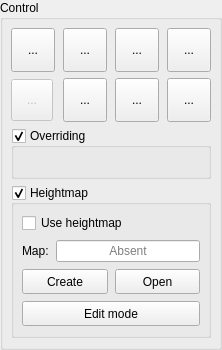
       <widget class="QGroupBox" name="grpControl">
        <property name="title">
         <string>Control</string>
        </property>
        <property name="overrided" stdset="0">
         <bool>false</bool>
        </property>
        <layout class="QVBoxLayout" name="verticalLayout" stretch="0,0,0">
         <property name="leftMargin">
          <number>8</number>
         </property>
         <property name="topMargin">
          <number>8</number>
         </property>
         <property name="rightMargin">
          <number>8</number>
         </property>
         <property name="bottomMargin">
          <number>9</number>
         </property>
         <item>
          <layout class="QGridLayout" name="gridLayout_5">
           <property name="horizontalSpacing">
            <number>8</number>
           </property>
           <item row="0" column="1">
            <widget class="StyledToolButton" name="cmdHome">
             <property name="minimumSize">
              <size>
               <width>44</width>
               <height>44</height>
              </size>
             </property>
             <property name="toolTip">
              <string>Home</string>
             </property>
             <property name="text">
              <string>...</string>
             </property>
             <property name="icon">
              <iconset resource="images.qrc">
               <normaloff>:/images/search_for_home2.png</normaloff>:/images/search_for_home2.png</iconset>
             </property>
             <property name="iconSize">
              <size>
               <width>30</width>
               <height>30</height>
              </size>
             </property>
            </widget>
           </item>
           <item row="0" column="2">
            <widget class="StyledToolButton" name="cmdTouch">
             <property name="minimumSize">
              <size>
               <width>44</width>
               <height>44</height>
              </size>
             </property>
             <property name="toolTip">
              <string>Z-probe</string>
             </property>
             <property name="text">
              <string>...</string>
             </property>
             <property name="icon">
              <iconset resource="images.qrc">
               <normaloff>:/images/search_for_z.png</normaloff>:/images/search_for_z.png</iconset>
             </property>
             <property name="iconSize">
              <size>
               <width>30</width>
               <height>30</height>
              </size>
             </property>
            </widget>
           </item>
           <item row="0" column="3">
            <widget class="StyledToolButton" name="cmdZeroXY">
             <property name="minimumSize">
              <size>
               <width>44</width>
               <height>44</height>
              </size>
             </property>
             <property name="toolTip">
              <string>Zero XY</string>
             </property>
             <property name="text">
              <string>...</string>
             </property>
             <property name="icon">
              <iconset resource="images.qrc">
               <normaloff>:/images/axis_zero.png</normaloff>:/images/axis_zero.png</iconset>
             </property>
             <property name="iconSize">
              <size>
               <width>30</width>
               <height>30</height>
              </size>
             </property>
            </widget>
           </item>
           <item row="0" column="4">
            <widget class="StyledToolButton" name="cmdZeroZ">
             <property name="minimumSize">
              <size>
               <width>44</width>
               <height>44</height>
              </size>
             </property>
             <property name="toolTip">
              <string>Zero Z</string>
             </property>
             <property name="text">
              <string>...</string>
             </property>
             <property name="icon">
              <iconset resource="images.qrc">
               <normaloff>:/images/zero_z.png</normaloff>:/images/zero_z.png</iconset>
             </property>
             <property name="iconSize">
              <size>
               <width>30</width>
               <height>30</height>
              </size>
             </property>
            </widget>
           </item>
           <item row="1" column="1">
            <widget class="StyledToolButton" name="cmdRestoreOrigin">
             <property name="enabled">
              <bool>false</bool>
             </property>
             <property name="minimumSize">
              <size>
               <width>42</width>
               <height>42</height>
              </size>
             </property>
             <property name="toolTip">
              <string>Restore origin</string>
             </property>
             <property name="text">
              <string>...</string>
             </property>
             <property name="icon">
              <iconset resource="images.qrc">
               <normaloff>:/images/origin.png</normaloff>:/images/origin.png</iconset>
             </property>
             <property name="iconSize">
              <size>
               <width>30</width>
               <height>30</height>
              </size>
             </property>
            </widget>
           </item>
           <item row="1" column="2">
            <widget class="StyledToolButton" name="cmdSafePosition">
             <property name="minimumSize">
              <size>
               <width>44</width>
               <height>44</height>
              </size>
             </property>
             <property name="toolTip">
              <string>Safe position</string>
             </property>
             <property name="text">
              <string>...</string>
             </property>
             <property name="icon">
              <iconset resource="images.qrc">
               <normaloff>:/images/run.png</normaloff>:/images/run.png</iconset>
             </property>
             <property name="iconSize">
              <size>
               <width>30</width>
               <height>30</height>
              </size>
             </property>
            </widget>
           </item>
           <item row="1" column="3">
            <widget class="StyledToolButton" name="cmdReset">
             <property name="minimumSize">
              <size>
               <width>44</width>
               <height>44</height>
              </size>
             </property>
             <property name="toolTip">
              <string>Reset</string>
             </property>
             <property name="text">
              <string>...</string>
             </property>
             <property name="icon">
              <iconset resource="images.qrc">
               <normaloff>:/images/restart.png</normaloff>:/images/restart.png</iconset>
             </property>
             <property name="iconSize">
              <size>
               <width>30</width>
               <height>30</height>
              </size>
             </property>
            </widget>
           </item>
           <item row="1" column="4">
            <widget class="StyledToolButton" name="cmdUnlock">
             <property name="enabled">
              <bool>true</bool>
             </property>
             <property name="minimumSize">
              <size>
               <width>44</width>
               <height>44</height>
              </size>
             </property>
             <property name="toolTip">
              <string>Unlock</string>
             </property>
             <property name="text">
              <string>...</string>
             </property>
             <property name="icon">
              <iconset resource="images.qrc">
               <normaloff>:/images/unlock.png</normaloff>:/images/unlock.png</iconset>
             </property>
             <property name="iconSize">
              <size>
               <width>24</width>
               <height>24</height>
              </size>
             </property>
            </widget>
           </item>
          </layout>
         </item>
         <item>
          <widget class="GroupBox" name="grpOverriding">
           <property name="enabled">
            <bool>true</bool>
           </property>
           <property name="title">
            <string>Overriding</string>
           </property>
           <property name="checkable">
            <bool>true</bool>
           </property>
           <property name="overrided" stdset="0">
            <bool>false</bool>
           </property>
           <layout class="QHBoxLayout" name="horizontalLayout_14">
            <property name="leftMargin">
             <number>8</number>
            </property>
            <property name="topMargin">
             <number>8</number>
            </property>
            <property name="rightMargin">
             <number>8</number>
            </property>
            <property name="bottomMargin">
             <number>8</number>
            </property>
            <item>
             <widget class="QWidget" name="widgetFeed" native="true">
              <layout class="QVBoxLayout" name="verticalLayout_22">
               <property name="leftMargin">
                <number>0</number>
               </property>
               <property name="topMargin">
                <number>0</number>
               </property>
               <property name="rightMargin">
                <number>0</number>
               </property>
               <property name="bottomMargin">
                <number>0</number>
               </property>
               <item>
                <widget class="SliderBox" name="slbFeedOverride" native="true"/>
               </item>
               <item>
                <widget class="SliderBox" name="slbRapidOverride" native="true"/>
               </item>
               <item>
                <widget class="SliderBox" name="slbSpindleOverride" native="true"/>
               </item>
              </layout>
             </widget>
            </item>
           </layout>
          </widget>
         </item>
         <item>
          <widget class="GroupBox" name="grpHeightMap">
           <property name="title">
            <string>Heightmap</string>
           </property>
           <property name="checkable">
            <bool>true</bool>
           </property>
           <property name="overrided" stdset="0">
            <bool>false</bool>
           </property>
           <layout class="QVBoxLayout" name="verticalLayout_16">
            <property name="leftMargin">
             <number>8</number>
            </property>
            <property name="topMargin">
             <number>8</number>
            </property>
            <property name="rightMargin">
             <number>8</number>
            </property>
            <property name="bottomMargin">
             <number>9</number>
            </property>
            <item>
             <widget class="QWidget" name="widgetHeightMap" native="true">
              <layout class="QVBoxLayout" name="verticalLayout_15">
               <property name="spacing">
                <number>7</number>
               </property>
               <property name="leftMargin">
                <number>0</number>
               </property>
               <property name="topMargin">
                <number>0</number>
               </property>
               <property name="rightMargin">
                <number>0</number>
               </property>
               <property name="bottomMargin">
                <number>0</number>
               </property>
               <item>
                <widget class="QCheckBox" name="chkHeightMapUse">
                 <property name="text">
                  <string>Use heightmap</string>
                 </property>
                </widget>
               </item>
               <item>
                <layout class="QHBoxLayout" name="horizontalLayout_22">
                 <item>
                  <widget class="QLabel" name="label_15">
                   <property name="text">
                    <string>Map:</string>
                   </property>
                  </widget>
                 </item>
                 <item>
                  <widget class="QLineEdit" name="txtHeightMap">
                   <property name="focusPolicy">
                    <enum>Qt::NoFocus</enum>
                   </property>
                   <property name="text">
                    <string/>
                   </property>
                   <property name="alignment">
                    <set>Qt::AlignCenter</set>
                   </property>
                   <property name="readOnly">
                    <bool>true</bool>
                   </property>
                   <property name="placeholderText">
                    <string>Absent</string>
                   </property>
                  </widget>
                 </item>
                </layout>
               </item>
               <item>
                <layout class="QHBoxLayout" name="horizontalLayout_21">
                 <item>
                  <widget class="StyledToolButton" name="cmdHeightMapCreate">
                   <property name="sizePolicy">
                    <sizepolicy hsizetype="Preferred" vsizetype="Fixed">
                     <horstretch>0</horstretch>
                     <verstretch>0</verstretch>
                    </sizepolicy>
                   </property>
                   <property name="minimumSize">
                    <size>
                     <width>0</width>
                     <height>25</height>
                    </size>
                   </property>
                   <property name="text">
                    <string>Create</string>
                   </property>
                  </widget>
                 </item>
                 <item>
                  <widget class="StyledToolButton" name="cmdHeightMapLoad">
                   <property name="sizePolicy">
                    <sizepolicy hsizetype="Preferred" vsizetype="Fixed">
                     <horstretch>0</horstretch>
                     <verstretch>0</verstretch>
                    </sizepolicy>
                   </property>
                   <property name="minimumSize">
                    <size>
                     <width>0</width>
                     <height>25</height>
                    </size>
                   </property>
                   <property name="text">
                    <string>Open</string>
                   </property>
                  </widget>
                 </item>
                </layout>
               </item>
               <item>
                <widget class="StyledToolButton" name="cmdHeightMapMode">
                 <property name="sizePolicy">
                  <sizepolicy hsizetype="Preferred" vsizetype="Fixed">
                   <horstretch>0</horstretch>
                   <verstretch>0</verstretch>
                  </sizepolicy>
                 </property>
                 <property name="minimumSize">
                  <size>
                   <width>42</width>
                   <height>25</height>
                  </size>
                 </property>
                 <property name="text">
                  <string>Edit mode</string>
                 </property>
                 <property name="checkable">
                  <bool>true</bool>
                 </property>
                </widget>
               </item>
              </layout>
             </widget>
            </item>
           </layout>
          </widget>
         </item>
        </layout>
       </widget>
